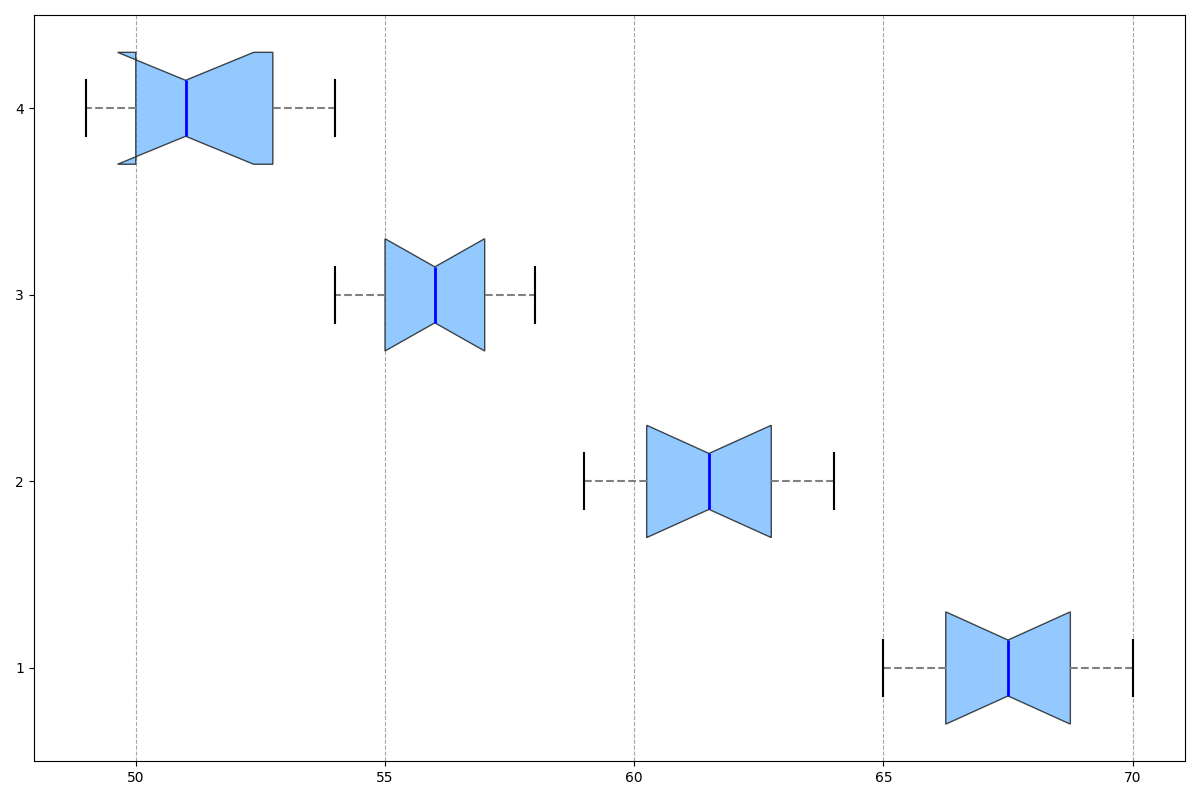

Generate this figure with Python:
import matplotlib.pyplot as plt
import numpy as np

# Data for hydration levels as percentage of body weight across different age groups
teens_hydration = [66, 67, 68, 65, 70, 69, 68, 67, 66, 69]
young_adults_hydration = [60, 62, 61, 59, 63, 64, 62, 61, 60, 63]
adults_hydration = [55, 56, 58, 54, 57, 56, 55, 58, 54, 57]
seniors_hydration = [50, 52, 51, 49, 53, 54, 51, 50, 49, 53]

data = [teens_hydration, young_adults_hydration, adults_hydration, seniors_hydration]

fig, ax = plt.subplots(figsize=(12, 8))

# Create the horizontal box plot
boxplot = ax.boxplot(data, patch_artist=True, vert=False, notch=True, widths=0.6)

# Apply a single color to all box plots
single_color = '#66B3FF'
for patch in boxplot['boxes']:
    patch.set_facecolor(single_color)
    patch.set_alpha(0.7)

# Customizing whiskers, caps, medians, and outliers
plt.setp(boxplot['whiskers'], color='gray', linewidth=1.5, linestyle="--")
plt.setp(boxplot['caps'], color='black', linewidth=1.5)
plt.setp(boxplot['medians'], color='blue', linewidth=2)
plt.setp(boxplot['fliers'], marker='o', color='red', alpha=0.6)

ax.xaxis.grid(True, linestyle='--', color='grey', alpha=0.7)

plt.tight_layout()
plt.show()
